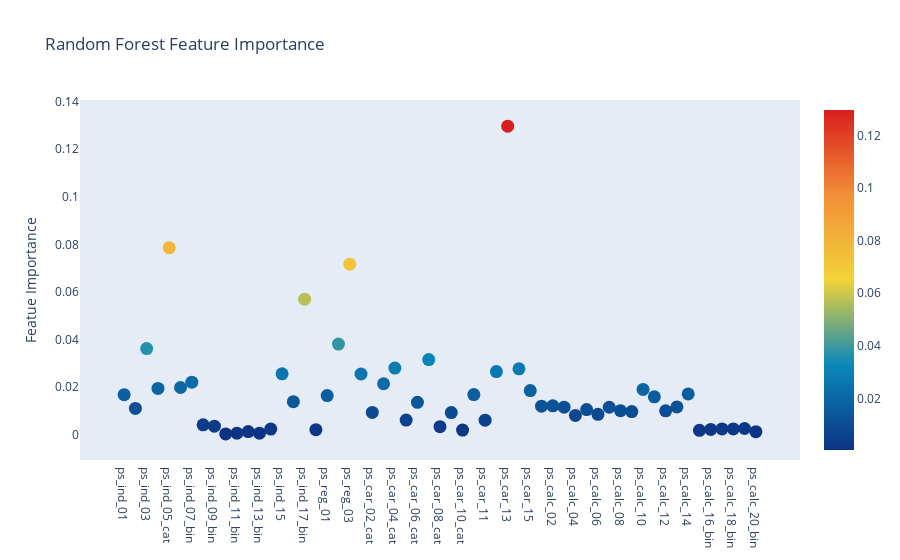

Notebook code cell kept with this figure:
### Markdown cell above
### Plot.ly Scatter plot of feature importances
Having trained the RandomForest, we can obtain the list of feature importances by invoking the attribute "featureimportances" and polot our next Plotly plot, the scatter plot.

Here we invoke the command Scatter and as per the previous Plotly plots, we have to define our y and x-axes. However the one thing that we pay attention to in scatter plots is the marker attribute. It is the marker attribute where we define and hence control the size, color and scale of the scatter points embedded.

### Code cell
# scatter plot
trace = go.Scatter(
    x = features,
    y = rf.feature_importances_,
    mode='markers',
    marker=dict(
        sizemode='diameter',
        sizeref = 1,
        size = 13,
        color = rf.feature_importances_,
        colorscale='Portland',
        showscale=True
        ),
        text=features
    )

data = [trace]

layout = go.Layout(
    autosize=True,
    title='Random Forest Feature Importance',
    hovermode='closest',
    xaxis=dict
    (
        ticklen = 5,
        showgrid=False,
        zeroline=False,
        showline=False
    ),
    yaxis = dict
    (
        title='Featue Importance',
        showgrid=False,
        zeroline=False,
        ticklen=5,
        gridwidth=2
    ),
    showlegend = False
)
fig = go.Figure(data=data, layout=layout)
py.iplot(fig, filename='scatter2018')

### Figure 1 — Plotly figure (JSON) as saved in the notebook; plotly's stock layout.template omitted (floating-point values rounded to 4 significant figures)
{"data": [{"marker": {"color": [0.01686, 0.01105, 0.03622, 0.01947, 0.07861, 0.01987, 0.02209, 0.004199, 0.003608, 0.0003743, 0.0006586, 0.001347, 0.0006631, 0.002396, 0.0256, 0.01392, 0.05697, 0.002158, 0.01648, 0.03813, 0.0717, 0.02554, 0.009404, 0.02144, 0.02801, 0.006161, 0.01364, 0.03162, 0.003394, 0.009318, 0.00199, 0.0169, 0.006131, 0.02658, 0.1297, 0.02773, 0.01855, 0.01201, 0.01216, 0.01158, 0.008129, 0.01059, 0.008598, 0.01156, 0.01014, 0.00976, 0.01907, 0.01595, 0.01008, 0.01171, 0.01718, 0.00187, 0.002257, 0.00247, 0.002456, 0.00263, 0.001287], "colorscale": [[0, "rgb(12,51,131)"], [0.25, "rgb(10,136,186)"], [0.5, "rgb(242,211,56)"], [0.75, "rgb(242,143,56)"], [1, "rgb(217,30,30)"]], "showscale": true, "size": 13, "sizemode": "diameter", "sizeref": 1}, "mode": "markers", "text": ["ps_ind_01", "ps_ind_02_cat", "ps_ind_03", "ps_ind_04_cat", "ps_ind_05_cat", "ps_ind_06_bin", "ps_ind_07_bin", "ps_ind_08_bin", "ps_ind_09_bin", "ps_ind_10_bin", "ps_ind_11_bin", "ps_ind_12_bin", "ps_ind_13_bin", "ps_ind_14", "ps_ind_15", "ps_ind_16_bin", "ps_ind_17_bin", "ps_ind_18_bin", "ps_reg_01", "ps_reg_02", "ps_reg_03", "ps_car_01_cat", "ps_car_02_cat", "ps_car_03_cat", "ps_car_04_cat", "ps_car_05_cat", "ps_car_06_cat", "ps_car_07_cat", "ps_car_08_cat", "ps_car_09_cat", "ps_car_10_cat", "ps_car_11_cat", "ps_car_11", "ps_car_12", "ps_car_13", "ps_car_14", "ps_car_15", "ps_calc_01", "ps_calc_02", "ps_calc_03", "ps_calc_04", "ps_calc_05", "ps_calc_06", "ps_calc_07", "ps_calc_08", "ps_calc_09", "ps_calc_10", "ps_calc_11", "ps_calc_12", "ps_calc_13", "ps_calc_14", "ps_calc_15_bin", "ps_calc_16_bin", "ps_calc_17_bin", "ps_calc_18_bin", "ps_calc_19_bin", "ps_calc_20_bin"], "type": "scatter", "x": ["ps_ind_01", "ps_ind_02_cat", "ps_ind_03", "ps_ind_04_cat", "ps_ind_05_cat", "ps_ind_06_bin", "ps_ind_07_bin", "ps_ind_08_bin", "ps_ind_09_bin", "ps_ind_10_bin", "ps_ind_11_bin", "ps_ind_12_bin", "ps_ind_13_bin", "ps_ind_14", "ps_ind_15", "ps_ind_16_bin", "ps_ind_17_bin", "ps_ind_18_bin", "ps_reg_01", "ps_reg_02", "ps_reg_03", "ps_car_01_cat", "ps_car_02_cat", "ps_car_03_cat", "ps_car_04_cat", "ps_car_05_cat", "ps_car_06_cat", "ps_car_07_cat", "ps_car_08_cat", "ps_car_09_cat", "ps_car_10_cat", "ps_car_11_cat", "ps_car_11", "ps_car_12", "ps_car_13", "ps_car_14", "ps_car_15", "ps_calc_01", "ps_calc_02", "ps_calc_03", "ps_calc_04", "ps_calc_05", "ps_calc_06", "ps_calc_07", "ps_calc_08", "ps_calc_09", "ps_calc_10", "ps_calc_11", "ps_calc_12", "ps_calc_13", "ps_calc_14", "ps_calc_15_bin", "ps_calc_16_bin", "ps_calc_17_bin", "ps_calc_18_bin", "ps_calc_19_bin", "ps_calc_20_bin"], "y": [0.01686, 0.01105, 0.03622, 0.01947, 0.07861, 0.01987, 0.02209, 0.004199, 0.003608, 0.0003743, 0.0006586, 0.001347, 0.0006631, 0.002396, 0.0256, 0.01392, 0.05697, 0.002158, 0.01648, 0.03813, 0.0717, 0.02554, 0.009404, 0.02144, 0.02801, 0.006161, 0.01364, 0.03162, 0.003394, 0.009318, 0.00199, 0.0169, 0.006131, 0.02658, 0.1297, 0.02773, 0.01855, 0.01201, 0.01216, 0.01158, 0.008129, 0.01059, 0.008598, 0.01156, 0.01014, 0.00976, 0.01907, 0.01595, 0.01008, 0.01171, 0.01718, 0.00187, 0.002257, 0.00247, 0.002456, 0.00263, 0.001287]}], "layout": {"autosize": true, "hovermode": "closest", "showlegend": false, "title": {"text": "Random Forest Feature Importance"}, "xaxis": {"showgrid": false, "showline": false, "ticklen": 5, "zeroline": false}, "yaxis": {"gridwidth": 2, "showgrid": false, "ticklen": 5, "title": {"text": "Featue Importance"}, "zeroline": false}}}
